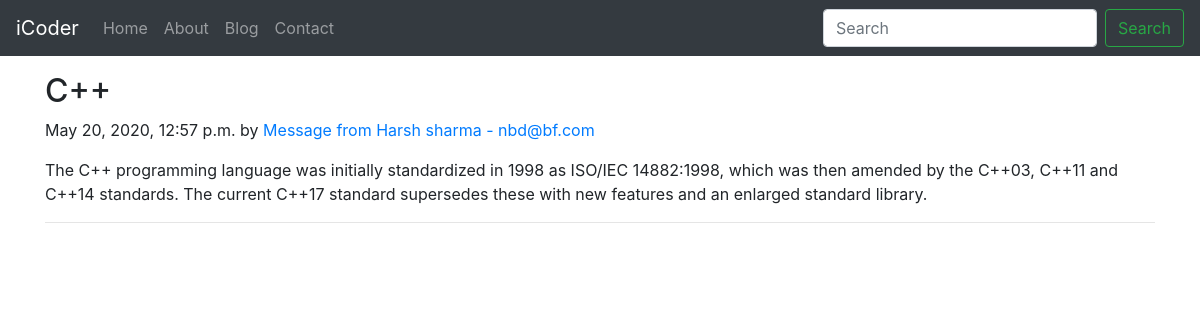
The page /blog/harsh on the database as committed earlier.
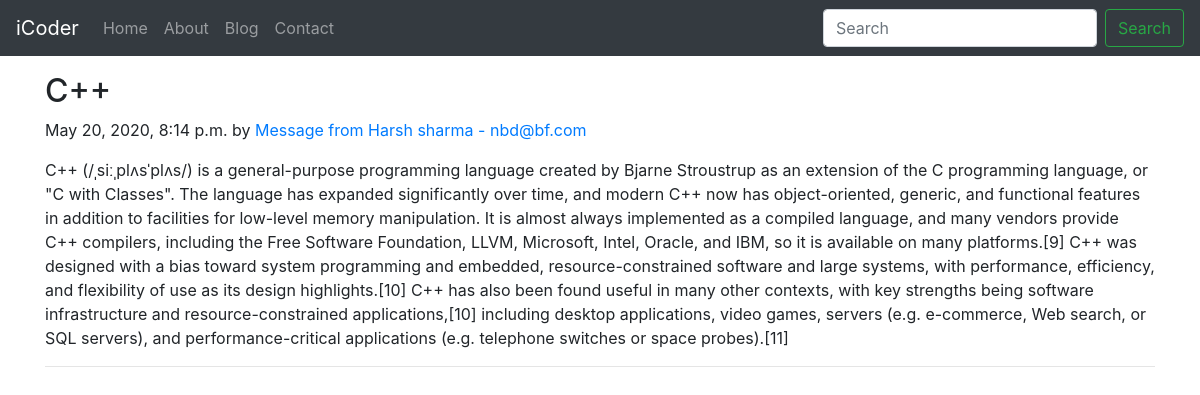
The same page on the database as committed later.
### blog/models.py (models this page shows, shortened)
class Post(models.Model):
    sno = models.AutoField(primary_key=True)
    title = models.CharField(max_length=255)
    content = models.TextField()
    author = models.ForeignKey(Aut,on_delete=models.CASCADE)
    slug = models.CharField(max_length=130)
    timeStamp = models.DateTimeField(blank=True)

class Aut(models.Model):
    sno = models.AutoField(primary_key=True)
    name = models.CharField(max_length=255)
    email = models.CharField(max_length=100)
    def __str__(self):
        return 'Message from ' + self.name + ' - ' + self.email

### blog/views.py (the view)
# urls.py: path('<str:slug>', views.blogPost,name='blogPost')
def blogPost(request, slug):
    babo = Aut.objects.all()
    post = Post.objects.filter(slug=slug).first
    context = {'post': post,'babo':babo}
    return render(request, 'blog/blogPost.html', context)

### templates/blog/blogPost.html (shortened to what this page needs)
{% extends 'base.html' %}
{% block body %}
<div class="container my-3">
    <h2 class="blog-post-title">{{post.title}}</h2>
    <p class="blog-post-meta">{{post.timeStamp}} by <a href="/blog/abou">{{post.author}}</a></p>
    <p>{{post.content}}</p>
    <hr>
</div>
{% endblock body %}

### templates/base.html (shortened to what this page needs)
<!doctype html>
<html lang="en">
  <head>
    <link rel="stylesheet" href="https://stackpath.bootstrapcdn.com/bootstrap/4.5.0/css/bootstrap.min.css">
  </head>
  <body>
    <nav class="navbar navbar-expand-lg navbar-dark bg-dark">
  <a class="navbar-brand" href="/">iCoder</a>
  <div class="collapse navbar-collapse" id="navbarSupportedContent">
    <ul class="navbar-nav mr-auto">
      <li class="nav-item {% block homeactive %} {% endblock homeactive %}">
        <a class="nav-link" href="/">Home <span class="sr-only">(current)</span></a>
      </li>
      <li class="nav-item {% block aboutactive %} {% endblock aboutactive %}">
        <a class="nav-link" href="/about">About</a>
      </li>
      <li class="nav-item {% block blogactive %} {% endblock blogactive %}">
        <a class="nav-link" href="/blog">Blog</a>
      </li>
      <li class="nav-item {% block contentactive %} {% endblock contentactive %}">
        <a class="nav-link" href="/contact">Contact</a>
      </li>
    </ul>
    <form class="form-inline my-2 my-lg-0">
      <input class="form-control mr-sm-2" type="search" placeholder="Search" aria-label="Search">
      <button class="btn btn-outline-success my-2 my-sm-0" type="submit">Search</button>
    </form>
  </div>
</nav>
{% block body %}
{% endblock body %}
  </body>
</html>

Rows that differ between the two databases and show on the page:
removed Post: title "C++", timeStamp "May 20, 2020, 12:57 p.m.", author "Message from Harsh sharma - nbd@bf.com", content "The C++ programming language was initially standardized in 1998 as ISO/IEC 14882:1998, which was then amended by the C++03, C++11 and C++14 standards. The current C++17 standard supersedes these with new features and an enlarged standard library."
added Post: title "C++", timeStamp "May 20, 2020, 8:14 p.m.", author "Message from Harsh sharma - nbd@bf.com", content "C++ (/ˌsiːˌplʌsˈplʌs/) is a general-purpose programming language created by Bjarne Stroustrup as an extension of the C programming language, or \"C with Classes\". The language has expanded significantly over time, and modern C++ now has object-oriented, generic, and functional features in addition to facilities for low-level memory manipulation. It is almost always implemented as a compiled language, and many vendors provide C++ compilers, including the Free Software Foundation, LLVM, Microsoft, Intel, Oracle, and IBM, so it is available on many platforms.[9] C++ was designed with a bias toward system programming and embedded, resource-constrained software and large systems, with…"
